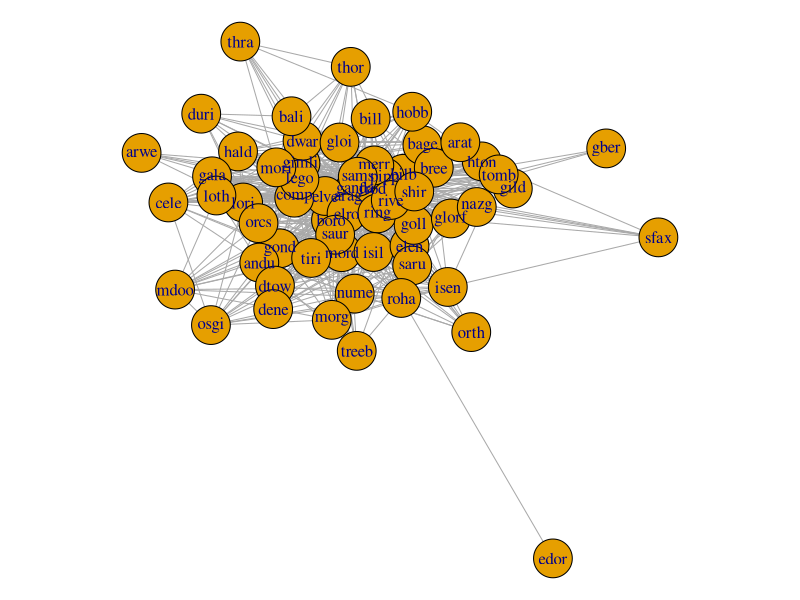
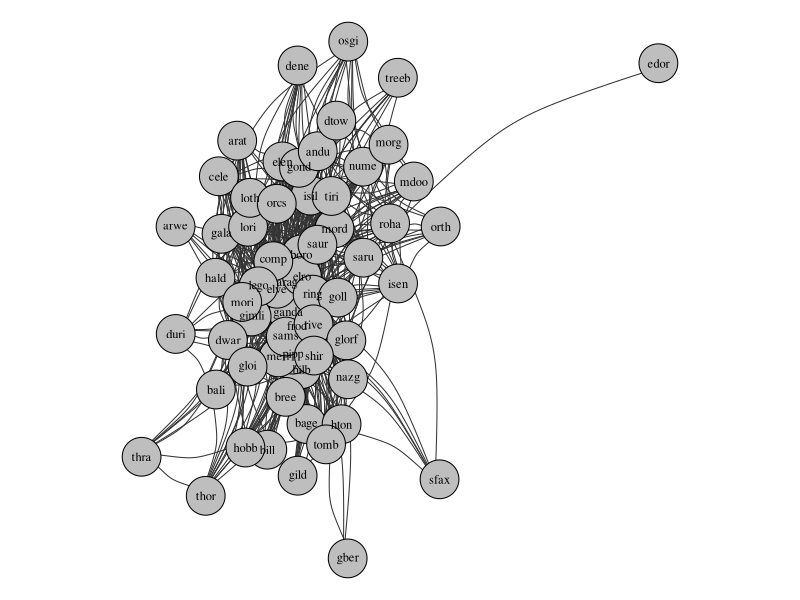
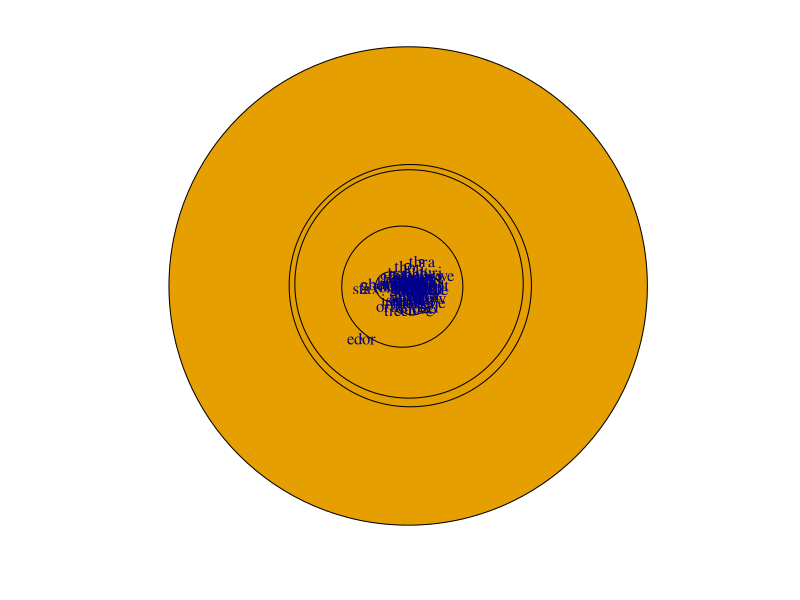
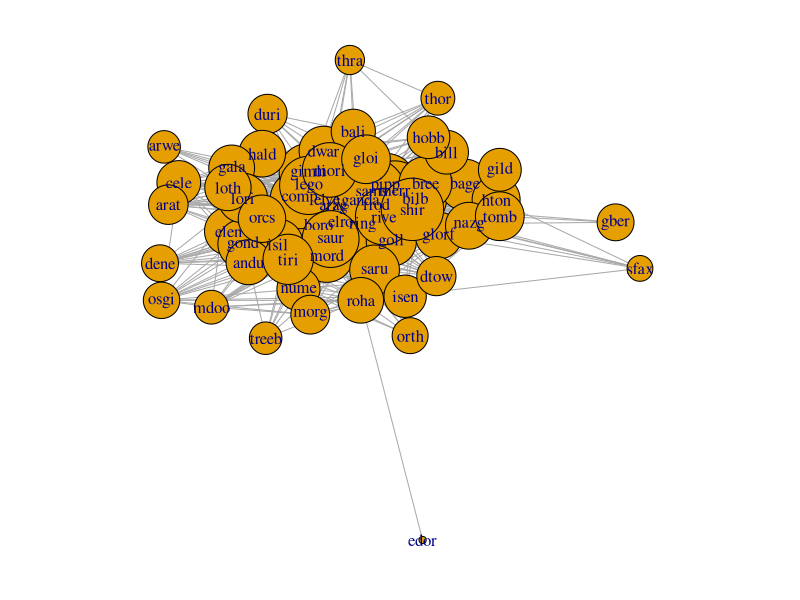
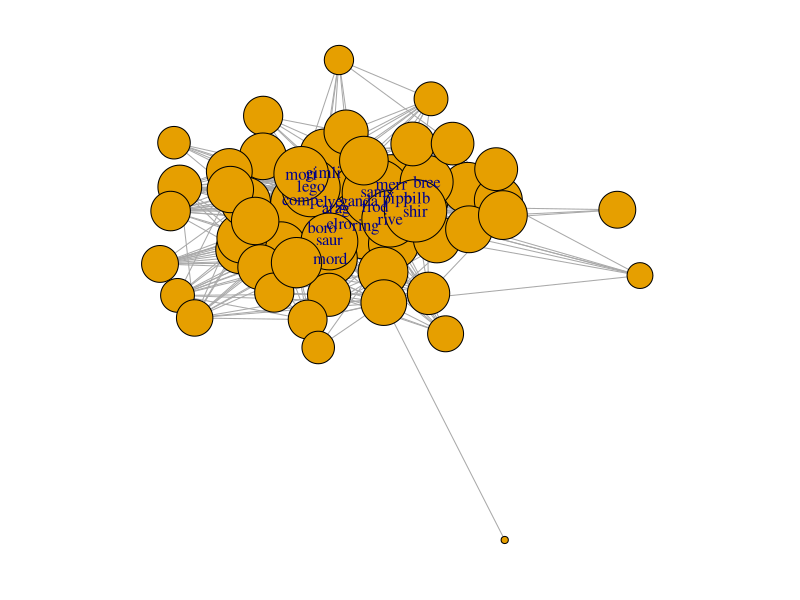
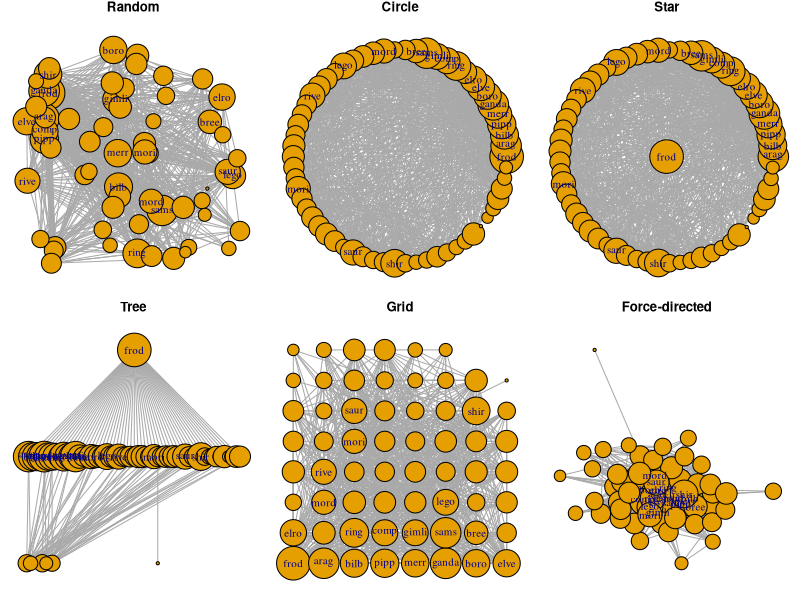
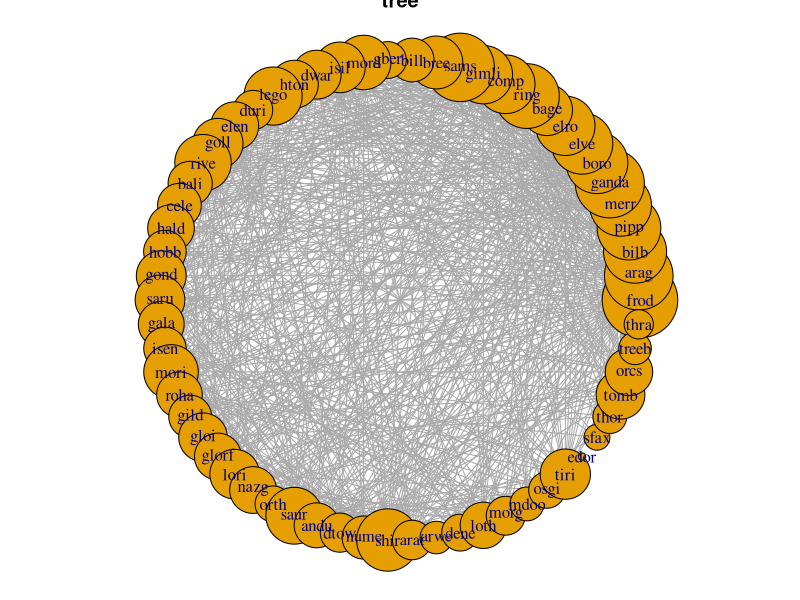
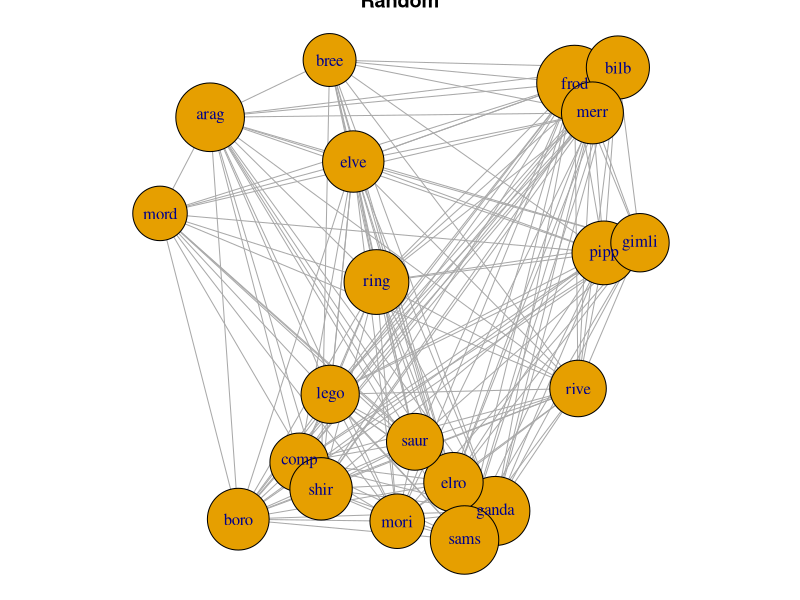

Write R code to recreate these figures, in order.
# Guia http://pablobarbera.com/big-data-upf/html/02a-networks-intro-visualization.html
# Data https://github.com/morethanbooks/projects/tree/master/LotR
# http://www.morethanbooks.eu/graph-network-of-the-lord-of-the-rings/
library(tidyverse)
library(igraph)



lotr <- read.csv("./data/Book1_lotr.csv") %>%
  rename(weight = Weight)
# Generating Graph from csv
g <- graph_from_data_frame(lotr,directed = FALSE)


# Basic Inspection
is.weighted(g)
V(g)$name

vertex_attr(g)

E(g)

E(g)$weight

# First plot
par(mar=c(0,0,0,0))
plot(g)

par(mar=c(0,0,0,0))
plot(g,
     vertex.color = "grey", # change color of nodes
     vertex.label.color = "black", # change color of labels
     vertex.label.cex = .75, # change size of labels to 75% of original size
     edge.curved=.25, # add a 25% curve to the edges
     edge.color="grey20") # change edge color to grey

# Trials following analysis

V(g)$size <-  strength(g) # buscar sobre esto
par(mar=c(0,0,0,0)); plot(g)

V(g)$size <- log(strength(g)) * 4 + 3
par(mar=c(0,0,0,0)); plot(g)

V(g)$label <- ifelse( strength(g)>=100, V(g)$name, NA )
par(mar=c(0,0,0,0)); plot(g)

par(mfrow=c(2, 3), mar=c(0,0,1,0))
plot(g, layout=layout_randomly, main="Random")
plot(g, layout=layout_in_circle, main="Circle")
plot(g, layout=layout_as_star, main="Star")
plot(g, layout=layout_as_tree, main="Tree")
plot(g, layout=layout_on_grid, main="Grid")
plot(g, layout=layout_with_fr, main="Force-directed")  

V(g)$label <- V(g)$name
par(mfrow=c(1,1),mar=c(0,0,0,0)); plot(g, layout=layout_in_circle, main="tree")


# Try removing less connected
V(g)$size <- log(strength(g)) * 4 + 3
g_less <- delete.vertices(g, which(V(g)$size <22)) # A ojo

plot(g_less, layout=layout_randomly, main="Random")                                     

par(mfrow=c(1,1),mar=c(0,0,0,0)); plot(g_less, layout=layout_with_fr, main="Force-directed")


frodo_path <- shortest.paths(g_less, v = 1,weights = NULL)
igraph::get.shortest.paths(g_less, from = 20, weights = g_less$weight) # ??

# Pagerank

pg <- page_rank(g, directed = FALSE, weights = NULL)

pg[1]
